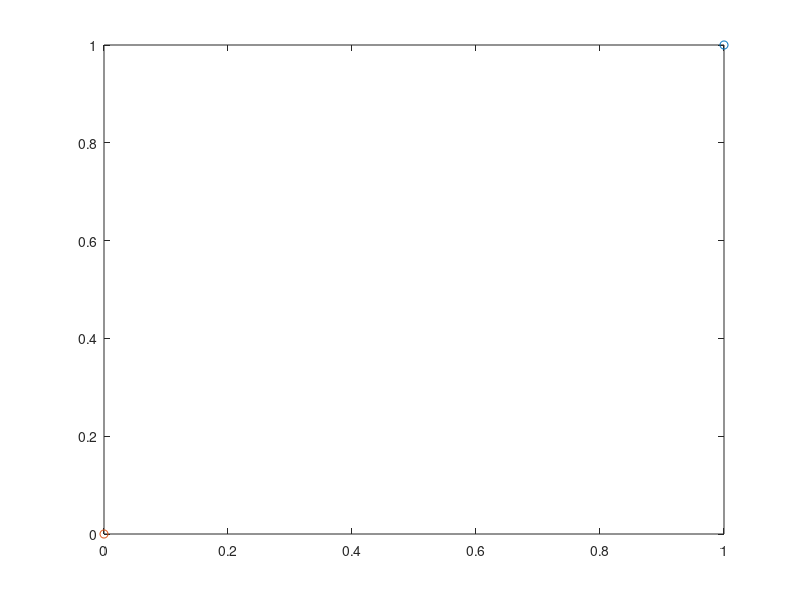

Source code (MATLAB): (Note: this script raises an error after producing the figure.)
clc; clear;

% define epsilon and t final 
e = 1e-2;
tf = 10;

% calculate num of steps
nstep = tf/e;

% define constants
G = 3;
M = 10;
m = 1e-1;

% define V & F
V = @(x,y) - G*m*M * (x^2 + y^2)^(-1/2);
Fx = @(x,y) - G*m*M * x * (x^2 + y^2)^(-3/2);
Fy = @(x,y) - G*m*M * y * (x^2 + y^2)^(-3/2);

% define p & q
p(1,:) = [0 -0.5];
q(1,:) = [1 1];
t(1) = 0;

% define Hamiltonian
H(1) = dot(p,p)/(2*m) + V(q(1,1), q(1,2));

%% euler-cromer iteration
for i=1:nstep
    p(i+1,1) = p(i,1) + e * Fx(q(i,1), q(i,2)); % Px
    p(i+1,2) = p(i,2) + e * Fy(q(i,1), q(i,2)); % Py
    q(i+1,:) = q(i,:) + e * p(i+1,:)/m; % Q
    H(i+1,:) = dot(p(i,:),p(i,:))/(2*m) + V(q(i,1), q(i,2));
    t(i+1) = t(i) + e;
end

%% RK2
RK2_p(1,:) = p(1,:);
RK2_q(1,:) = q(1,:);
RK2_H(1,:) = H(1,:);
RK2_t(1) = t(1);

for i=1:nstep
    % k1
    RK2_k1_q(i,:) = RK2_p(i,:)/m;
    RK2_k1_p(i,1) = Fx(RK2_q(i,1), RK2_q(i,2)); % Px
    RK2_k1_p(i,2) = Fy(RK2_q(i,1), RK2_q(i,2)); % Py

    % mid for k2
    RK2_q_mid(i,:) = RK2_q(i,:) + e * 0.5 * RK2_k1_q(i,:);
    RK2_p_mid(i,:) = RK2_p(i,:) + e * 0.5 * RK2_k1_p(i,:);

    % k2
    RK2_k2_q(i,:) = RK2_p_mid(i,:)/m;
    RK2_k2_p(i,1) = Fx(RK2_q_mid(i,1), RK2_q_mid(i,2)); % Px
    RK2_k2_p(i,2) = Fy(RK2_q_mid(i,1), RK2_q_mid(i,2)); % Py

    %
    RK2_p(i+1,:) = RK2_p(i,:) + e * RK2_k2_p(i,:);
    RK2_q(i+1,:) = RK2_q(i,:) + e * RK2_k2_q(i,:);
    
    RK2_H(i+1,:) = dot(RK2_p(i,:), RK2_p(i,:)) / (2*m) +...
                   V(RK2_q(i+1,1), RK2_q(i+1,2));
    RK2_t(i+1) = RK2_t(i) + e;
end

%% PLOTS
plot3(RK2_p(:,1), RK2_p(:,2), RK2_t, 'x-', p(:,1), p(:,2), t, '.-')
title('Momentum (p vs t)');
legend('RK2', 'EC');
xlabel('p_x');
ylabel('p_y');
zlabel('t');
pause;
plot(RK2_q(:,1), RK2_q(:,2), 'x-', q(:,1), q(:,2), '.-')
title('Position (q vs t)');
legend('RK2', 'EC');
xlabel('q_x');
ylabel('q_y');
zlabel('t');
pause;
plot3(RK2_p(:,1), RK2_q(:,1), RK2_t, '.', p(:,1), q(:,1), t, '.')
title('Phase space diagram(px vs qx)');
legend('RK2', 'EC');
xlabel('px');
ylabel('qy');
pause;
plot(RK2_t, RK2_H(:,1), 'x-', t, H(:,1), '.-')
title('Hamiltonian (H vs t)');
legend('RK2', 'EC');
xlabel('H');
ylabel('t');
pause;

%% SIMULATION
for i=1:nstep
    p = plot(RK2_q(i,1), RK2_q(i,2), 'o', 0,0,'o');
    p(2).MarkerSize = 10;
    xlim([-3 3]);
    ylim([-3 3]);
    pause(0.01);
end